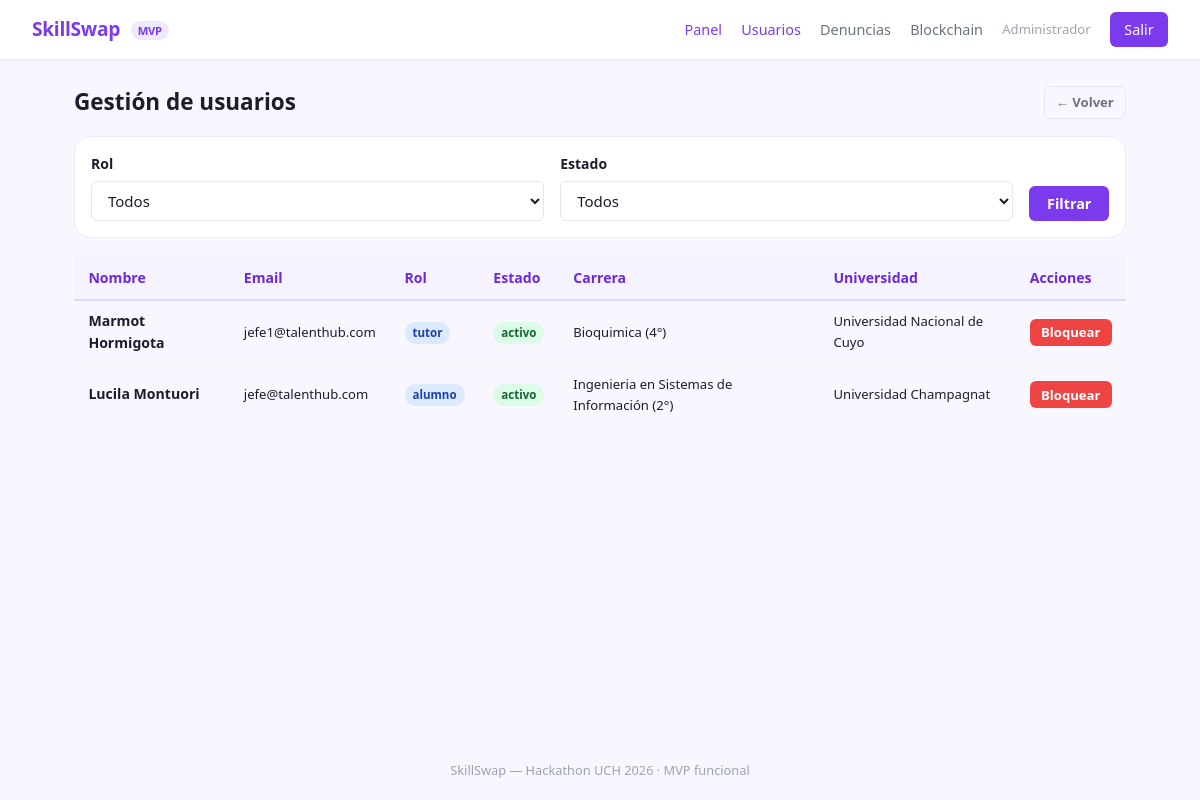
/skillswap/index.php?p=admin_usuarios (signed in), run on the app's committed database.
### tables this page shows
CREATE TABLE `usuarios` (
  `id` int(10) unsigned NOT NULL AUTO_INCREMENT,
  `nombre` varchar(120) NOT NULL,
  `email` varchar(180) NOT NULL,
  `password` varchar(255) NOT NULL,
  `rol` enum('admin','tutor','alumno') NOT NULL DEFAULT 'alumno',
  `estado` enum('pendiente','activo','bloqueado') NOT NULL DEFAULT 'activo',
  `carrera` varchar(120) NOT NULL DEFAULT '',
  `anio_cursado` tinyint(3) unsigned NOT NULL DEFAULT 1,
  `universidad` varchar(120) NOT NULL DEFAULT '',
  `certificado_path` varchar(255) DEFAULT NULL COMMENT 'ruta al archivo subido',
  `wallet_address` varchar(100) DEFAULT NULL COMMENT 'wallet simulada Ethereum',
  `bio` text DEFAULT NULL,
  `created_at` timestamp NOT NULL DEFAULT current_timestamp(),
  `updated_at` timestamp NOT NULL DEFAULT current_timestamp() ON UPDATE current_timestamp(),
  PRIMARY KEY (`id`),
  UNIQUE KEY `email` (`email`)
);

### skillswap/app/helpers/funciones.php (called while the page is built, shortened)
<?php
function e(mixed $v): string {
    return htmlspecialchars((string)$v, ENT_QUOTES | ENT_SUBSTITUTE, 'UTF-8');
}
function renderizar(string $vista, array $datos = []): void {
    extract($datos, EXTR_SKIP);
    $path = BASE_PATH . '/app/views/' . $vista . '.php';
    require $path;
}

### skillswap/app/controllers/AdminController.php (called while the page is built, shortened)
<?php
class AdminController {
    private Usuario  $usuarioModel;
    public function __construct() {
        $this->usuarioModel          = new Usuario();
    }
    public function usuarios(): void {
        $rol    = $_GET['rol']    ?? '';
        $estado = $_GET['estado'] ?? '';
        $usuarios = $this->usuarioModel->listar($rol, $estado);
        renderizar('admin/usuarios', compact('usuarios', 'rol', 'estado'));
    }
}

### skillswap/config/database.php (called while the page is built, shortened)
<?php
function conectar(): PDO {
    static $pdo = null;
    if ($pdo !== null) return $pdo;
    $dsn = sprintf('mysql:host=%s;dbname=%s;charset=%s', DB_HOST, DB_NAME, DB_CHARSET);
    try {
        $pdo = new PDO($dsn, DB_USER, DB_PASS, [
            PDO::ATTR_ERRMODE            => PDO::ERRMODE_EXCEPTION,
            PDO::ATTR_DEFAULT_FETCH_MODE => PDO::FETCH_ASSOC,
            PDO::ATTR_EMULATE_PREPARES   => false,
        ]);
    } catch (PDOException $e) {
        die('<div style="padding:2rem;color:#b91c1c;font-family:sans-serif;">
            <strong>Error de conexión:</strong> ' . htmlspecialchars($e->getMessage()) . '
        </div>');
    }
    return $pdo;
}

### skillswap/app/models/Usuario.php (called while the page is built, shortened)
<?php
class Usuario {
    private PDO $pdo;
    public function __construct() { $this->pdo = conectar(); }
    public function listar(string $rol = '', string $estado = ''): array {
        $where = ['rol != "admin"'];
        $params = [];
        $sql = 'SELECT id, nombre, email, rol, estado, carrera, anio_cursado, universidad,
                       certificado_path, wallet_address, created_at
                FROM usuarios WHERE ' . implode(' AND ', $where) . ' ORDER BY created_at DESC';
        $s = $this->pdo->prepare($sql);
        $s->execute($params);
        return $s->fetchAll();
    }
}

### skillswap/app/views/admin/usuarios.php (the view, shortened to what this page needs)
<!DOCTYPE html>
<html lang="es">
<head>
  <link rel="stylesheet" href="public/css/estilos.css">
</head>
<body>
<?php require BASE_PATH . '/app/views/partials/nav.php'; ?>
<div class="contenedor mt-3">
  <div style="display:flex;justify-content:space-between;align-items:center;margin-bottom:1rem;">
    <h2 style="font-weight:800;">Gestión de usuarios</h2>
    <a href="index.php?p=admin" class="btn btn-ghost btn-sm">← Volver</a>
  </div>
  <form method="GET" action="index.php" class="filtros">
    <div class="form-group">
      <label>Rol</label>
      <select name="rol">
        <option value="">Todos</option>
      </select>
    </div>
    <div class="form-group">
      <label>Estado</label>
      <select name="estado">
        <option value="">Todos</option>
      </select>
    </div>
    <button type="submit" class="btn btn-primary">Filtrar</button>
  </form>
  <div class="tabla-wrap">
    <table>
      <thead>
        <tr>
          <th>Nombre</th><th>Email</th><th>Rol</th><th>Estado</th>
          <th>Carrera</th><th>Universidad</th><th>Acciones</th>
        </tr>
      </thead>
      <tbody>
        <?php foreach ($usuarios as $u): ?>
        <tr>
          <td><strong><?= e($u['nombre']) ?></strong></td>
          <td style="font-size:.82rem;"><?= e($u['email']) ?></td>
          <td><span class="badge badge-info"><?= e($u['rol']) ?></span></td>
          <td>
            <span class="badge <?= $u['estado']==='activo' ? 'badge-success' : ($u['estado']==='bloqueado' ? 'badge-danger' : 'badge-warning') ?>">
              <?= e($u['estado']) ?>
            </span>
          </td>
          <td style="font-size:.82rem;"><?= e($u['carrera']) ?> (<?= $u['anio_cursado'] ?>°)</td>
          <td style="font-size:.82rem;"><?= e($u['universidad']) ?></td>
          <td>
            <div style="display:flex;gap:.3rem;">
              <?php if ($u['estado'] !== 'bloqueado'): ?>
                <form method="POST" action="index.php?p=admin_bloquear">
                  <button class="btn btn-danger btn-sm">Bloquear</button>
                </form>
              <?php endif; ?>
            </div>
          </td>
        </tr>
        <?php endforeach; ?>
      </tbody>
    </table>
  </div>
</div>
<?php require BASE_PATH . '/app/views/partials/footer.php'; ?>
</body>
</html>

### skillswap/public/css/estilos.css (style rules this page uses)
:root { --lila-50: #f5f3ff; --lila-100: #ede9fe; --lila-200: #ddd6fe; --lila-300: #c4b5fd; --lila-400: #a78bfa; --lila-500: #8b5cf6; --lila-600: #7c3aed; --lila-700: #6d28d9; --naranja: #f97316; --rojo: #ef4444; --verde: #22c55e; --amarillo: #eab308; --azul: #3b82f6; --texto: #1e1b2e; --texto-2: #6b7280; --blanco: #ffffff; --fondo: #f8f7ff; --gris-100: #f3f4f6; --gris-200: #e5e7eb; --gris-400: #9ca3af; --font: 'Segoe UI', system-ui, sans-serif; --font-mono: 'Consolas', monospace; --radio: 10px; --radio-sm: 6px; --radio-lg: 16px; --sombra: 0 2px 12px rgba(139,92,246,.10); --trans: .15s ease; }
*, *::before, *::after { box-sizing: border-box; margin: 0; padding: 0; }
body { font-family: var(--font); background: var(--fondo); color: var(--texto); min-height: 100vh; display: flex; flex-direction: column; font-size: 15px; line-height: 1.6; }
a { color: var(--lila-600); text-decoration: none; }
textarea, input, select, button { font-family: inherit; font-size: inherit; }
.contenedor { max-width: 1100px; margin: 0 auto; padding: 0 1.5rem; }
.mt-3 { margin-top: 1.5rem; }
.btn { display: inline-flex; align-items: center; gap: .4rem; padding: .5rem 1.1rem; border-radius: var(--radio-sm); font-weight: 600; font-size: .9rem; cursor: pointer; border: none; transition: all var(--trans); text-decoration: none; white-space: nowrap; }
.btn-primary { background: var(--lila-600); color: #fff; }
.btn-danger { background: var(--rojo); color: #fff; }
.btn-ghost { background: transparent; color: var(--texto-2); border: 1.5px solid var(--gris-200); }
.btn-sm { padding: .3rem .7rem; font-size: .82rem; }
.form-group { margin-bottom: 1rem; }
.form-group label { display: block; font-weight: 600; font-size: .875rem; margin-bottom: .35rem; }
.form-group input, .form-group select, .form-group textarea { width: 100%; border: 1.5px solid var(--gris-200); border-radius: var(--radio-sm); padding: .5rem .75rem; transition: border-color var(--trans); background: var(--blanco); color: var(--texto); }
.badge { display: inline-block; font-size: .72rem; font-weight: 700; padding: 2px 8px; border-radius: 20px; white-space: nowrap; }
.badge-success { background: #dcfce7; color: #166534; }
.badge-info { background: #dbeafe; color: #1e40af; }
.tabla-wrap { overflow-x: auto; }
table { width: 100%; border-collapse: collapse; font-size: .88rem; }
th { background: var(--lila-50); color: var(--lila-700); font-weight: 700; padding: .6rem .9rem; text-align: left; border-bottom: 2px solid var(--lila-200); }
td { padding: .55rem .9rem; border-bottom: 1px solid var(--gris-100); vertical-align: middle; }
tr:last-child td { border-bottom: none; }
.filtros { display: flex; gap: 1rem; flex-wrap: wrap; align-items: flex-end; background: var(--blanco); border: 1.5px solid var(--lila-100); border-radius: var(--radio-lg); padding: 1rem; margin-bottom: 1.2rem; }
.filtros .form-group { margin-bottom: 0; flex: 1; min-width: 180px; }

### data on the page
usuarios: nombre "Marmot Hormigota", email "jefe1@talenthub.com", rol "tutor", estado "activo", carrera "Bioquimica", anio_cursado "4", universidad "Universidad Nacional de Cuyo"
usuarios: nombre "Lucila Montuori", email "jefe@talenthub.com", rol "alumno", estado "activo", carrera "Ingenieria en Sistemas de Información", anio_cursado "2", universidad "Universidad Champagnat"

### other printed values
Session::userName() "Administrador"
